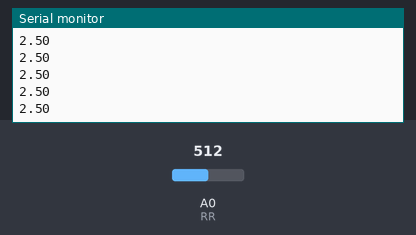
Bench run of a sketch on a simulated Arduino Uno, built with avr-gcc and run on an emulated ATmega328P. Parts: the last lines printed to the serial monitor. The inputs (shaded band) are chosen by the test bench; at power-on: A0 (RR) = 512.

Above: at 1.2 s.
1.3 s: A0 (RR) set to 716
At 1.32 s:
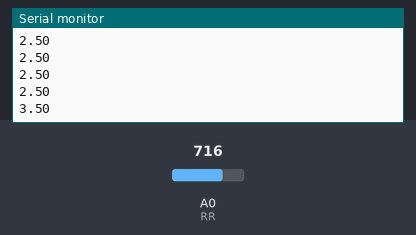
2.8 s: A0 (RR) set to 900
At 2.82 s:
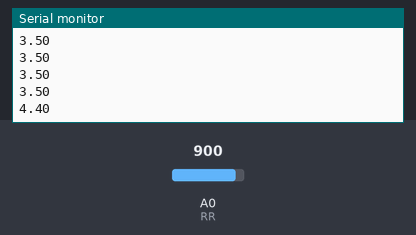
Timing chart, 0 to 5.8 s (numbered marks = the images above; inputs shaded):
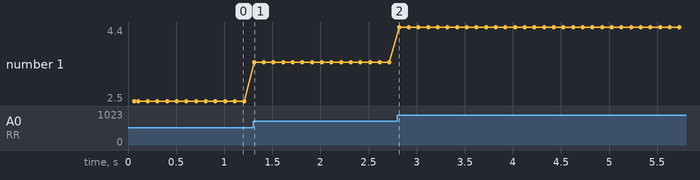

Measured:
- after the input at 1.3 s, the serial monitor: prints a new line at once (image 1)
- after the input at 2.8 s, the serial monitor: prints a new line at once (image 2)
- plotted number 1: 2.5 → 3.5 after the input at 1.3 s, 3.5 → 4.4 after the input at 2.8 s

The sketch:

ReadRheostat.ino
```cpp
#define RR A0


void setup() {
  pinMode(RR,INPUT);
  Serial.begin(9600);
  Serial.println("Reading value Vout");
  Serial.println("-----------------------------------------");
}


void loop() {
int readVolts= analogRead(RR);
float voltage= readVolts * (5.0 / 1023.0);
Serial.println(voltage);
delay(100);
}
```
